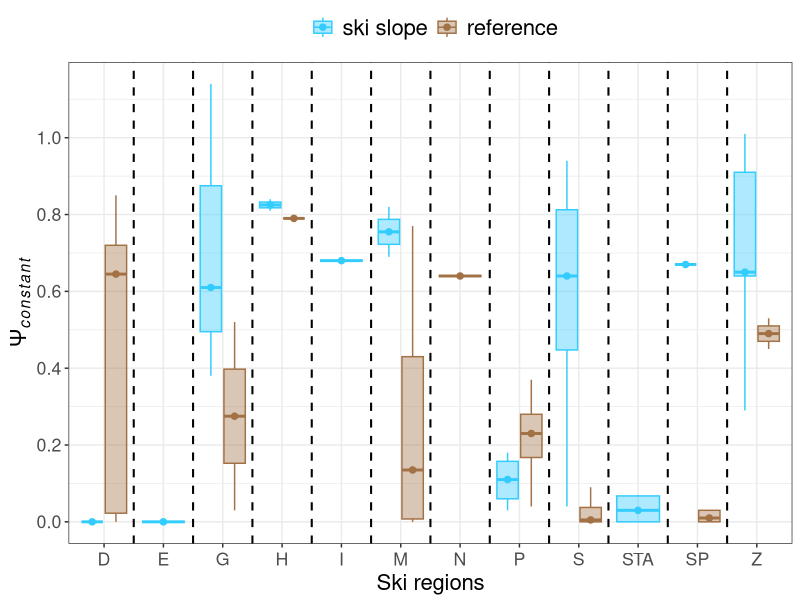

Source code (R):
# ~~~~~~~~~~~~~~~~~~~~~~~~~~~~~~~~~~~~~~~~~~~~~~~~~~~~~~~~~~~~~~~~~~~~~~~~~~~~ #
# Individual boxplots for for ski and reference slopes of each ski region (Fig. 05)
# ~~~~~~~~~~~~~~~~~~~~~~~~~~~~~~~~~~~~~~~~~~~~~~~~~~~~~~~~~~~~~~~~~~~~~~~~~~~~ #

library("tidyverse")
library("patchwork")

all_dat <- read.csv("dat/raw/all_data.csv",
  header = T,
  sep = ",",
  dec = ".",
  stringsAsFactors = FALSE
) |>
  mutate(toponym = recode_factor(
    project_area,
    "Dobratsch" = "D",
    "Ehrwald" = "E",
    "Golm" = "G",
    "Hauser Kaibling" = "H",
    "Ischgl" = "I",
    "Meran2000" = "M",
    "Nassfeld" = "N",
    "Patscherkofel" = "P",
    "Schladming" = "S",
    "Sankt Anton" = "STA",
    "See in Paznaun" = "SP",
    "Wartschenbach" = "Z"
  ), ski_slope = recode_factor(ski_slope, "yes" = "A", "no" = "B"))

allplots <- all_dat |>
  select("toponym", "ski_slope", "psi_intervall")

p1 <- ggplot(allplots, aes(x = toponym, y = psi_intervall, color = as.factor(ski_slope), fill = as.factor(ski_slope))) +
  geom_boxplot(alpha = 0.4, outlier.shape = NA, width = 0.8) +
  stat_summary(aes(group = as.factor(ski_slope), color = as.factor(ski_slope)), fun = median, geom = "point", shape = 20, size = 3, position = position_dodge2(width = 0.8)) +
  theme_bw() +
  theme(
    legend.position = "top", legend.text = element_text(size = 16), text = element_text(size = 16), axis.title.y = element_text(angle = 90, vjust = 0.5, size = 16), axis.text.x = element_text(angle = 0, hjust = 0.5, vjust = 0.5),
    axis.title.x = element_text(vjust = 0.5, size = 16), axis.title.y.right = element_text(angle = 0, vjust = 0.5)
  ) +
  scale_y_continuous(breaks = scales::breaks_extended(n = 7)) +
  labs(x = "Ski regions", y = expression(Psi[italic(constant)])) +
  scale_color_manual(values = c("#33ccff", "#A27146"), labels = c("ski slope", "reference"), name = "") +
  scale_fill_manual(values = c("#33ccff", "#A27146"), labels = c("ski slope", "reference"), name = "") +
  geom_vline(aes(xintercept = 1.5), linetype = "dashed", colour = "black", size = 0.7) +
  geom_vline(aes(xintercept = 2.5), linetype = "dashed", colour = "black", size = 0.7) +
  geom_vline(aes(xintercept = 3.5), linetype = "dashed", colour = "black", size = 0.7) +
  geom_vline(aes(xintercept = 4.5), linetype = "dashed", colour = "black", size = 0.7) +
  geom_vline(aes(xintercept = 5.5), linetype = "dashed", colour = "black", size = 0.7) +
  geom_vline(aes(xintercept = 6.5), linetype = "dashed", colour = "black", size = 0.7) +
  geom_vline(aes(xintercept = 7.5), linetype = "dashed", colour = "black", size = 0.7) +
  geom_vline(aes(xintercept = 8.5), linetype = "dashed", colour = "black", size = 0.7) +
  geom_vline(aes(xintercept = 9.5), linetype = "dashed", colour = "black", size = 0.7) +
  geom_vline(aes(xintercept = 10.5), linetype = "dashed", colour = "black", size = 0.7) +
  geom_vline(aes(xintercept = 11.5), linetype = "dashed", colour = "black", size = 0.7)

ggsave("plt/fig5.png", plot = p1, device = png, height = 10, width = 19, dpi = 300, units = "cm")
